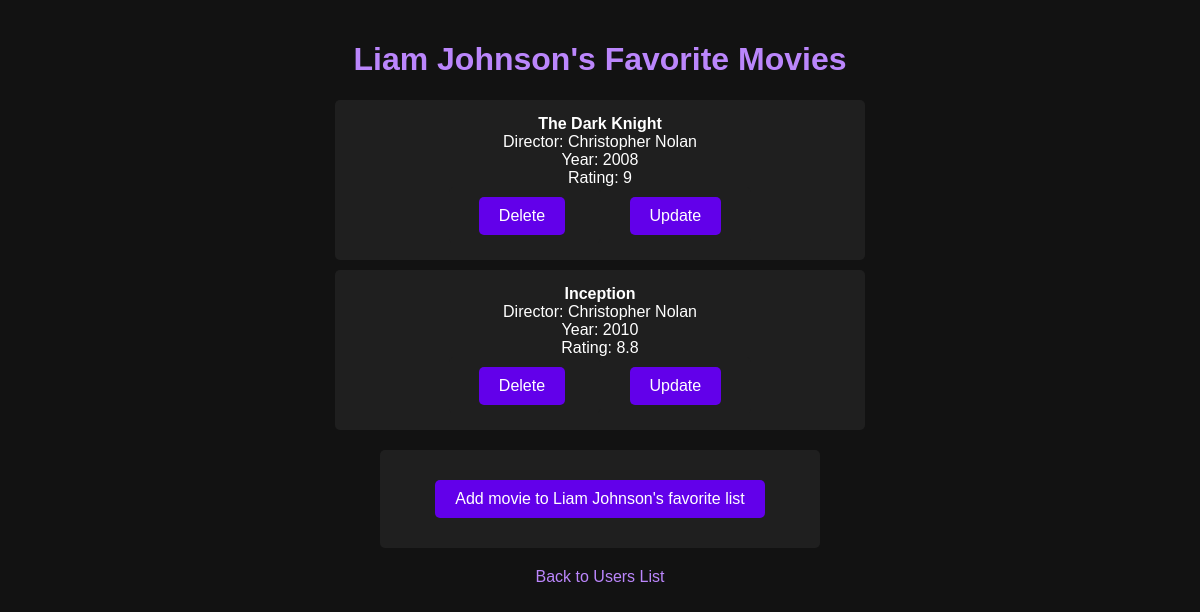
The page /users/2 on the database its author committed.
### tables this page shows
CREATE TABLE users(
	id INTEGER PRIMARY KEY AUTOINCREMENT,
	name VARCHAR(255) UNIQUE NOT NULL
);

CREATE TABLE movies(
	id INTEGER PRIMARY KEY AUTOINCREMENT,
	name VARCHAR(255) NOT NULL,
	year INTEGER,
	rating DECIMAL(3,1) CHECK (rating BETWEEN 0 AND 10),
	director VARCHAR(255)
	);

### app.py (the view)
@app.route('/users/<int:user_id>')
def get_user_movies(user_id):
    movies = data_manager.get_user_movies(user_id)
    user = data_manager.get_user_by_id(user_id)
    return render_template('user_movies.html', user=user, movies=movies)

### datamanager/sqlite_data_manager.py (called while the page is built)
    def get_user_by_id(self, user_id):
        try:
            with self._engine.connect() as connection:
                params = {"user_id": user_id}
                result = connection.execute(text("SELECT users.name FROM users WHERE users.id = :user_id"), params)
                return {"name": [row.name for row in result][0], "id": user_id}
        except Exception as err:
            print("Can not find user:" + str(err))
            return ""

    def get_user_movies(self, user_id):
        query_get_movies_from_user_id = text(
            """SELECT movies.name, movies.year, movies.rating, movies.director, movies.id FROM user_favorites JOIN movies ON movies.id = user_favorites.movie_id WHERE user_favorites.user_id = :user_id;""")
        if isinstance(user_id, int):
            params = {"user_id": user_id}
            with self._engine.connect() as connection:
                result = connection.execute(query_get_movies_from_user_id, params)
                movies_dict = dict()
                for row in result:
                    movies_dict[row.name] = {"year": row.year, "rating": row.rating,
                                             "director": f"{row.director}", "id": row.id}
                return movies_dict
        else:
            print("invalid user_id!")
            return {}

### templates/user_movies.html (shortened to what this page needs)
<!DOCTYPE html>
<html lang="en">
<head>
    <link rel="stylesheet" href="{{ url_for('static', filename='style.css') }}">
</head>
<body>
    <h1>{{ user['name'] }}'s Favorite Movies</h1>
    <ul>
        {% for movie, details in movies.items() %}
            <li>
                <strong>{{ movie }}</strong><br>
                Director: {{ details.director }}<br>
                Year: {{ details.year }}<br>
                Rating: {{ details.rating }}<br>
                <form action="{{ url_for('delete_movie', user_id=user['id'], movie_id=details.id) }}" method="GET" style="display:inline;">
                    <button type="submit">Delete</button>
                </form>
                <form action="{{ url_for('update_movie', user_id=user['id'], movie_id=details.id) }}" method="GET" style="display:inline;">
                    <button type="submit">Update</button>
                </form>
            </li>
        {% endfor %}
    </ul>
    <form action="{{ url_for('add_movie_to_user', user_id=user['id']) }}" method="GET" style="display:block;">
                    <button type="submit">Add movie to {{ user['name'] }}'s favorite list</button>
                </form>
    <a href="{{ url_for('list_users') }}">Back to Users List</a>
</body>
</html>

### static/style.css (style rules this page uses)
:root { --background-color: #121212; --primary-color: #1f1f1f; --secondary-color: #bb86fc; --text-color: #ffffff; --button-bg: #6200ea; --button-hover: #3700b3; }
body { font-family: Arial, sans-serif; background-color: var(--background-color); color: var(--text-color); text-align: center; margin: 0; padding: 20px; }
h1, h2 { color: var(--secondary-color); }
a { text-decoration: none; color: var(--secondary-color); }
button { background-color: var(--button-bg); color: white; border: none; padding: 10px 20px; margin: 10px; cursor: pointer; font-size: 16px; border-radius: 5px; }
form { background-color: var(--primary-color); padding: 20px; margin: 20px auto; border-radius: 5px; max-width: 400px; }
ul { list-style: none; padding: 0; }
li { background-color: var(--primary-color); padding: 15px; margin: 10px auto; border-radius: 5px; max-width: 500px; }

### rows shown on the page
users: name "Liam Johnson"
movies: name "The Dark Knight", director "Christopher Nolan", year "2008", rating "9"
movies: name "Inception", director "Christopher Nolan", year "2010", rating "8.8"
